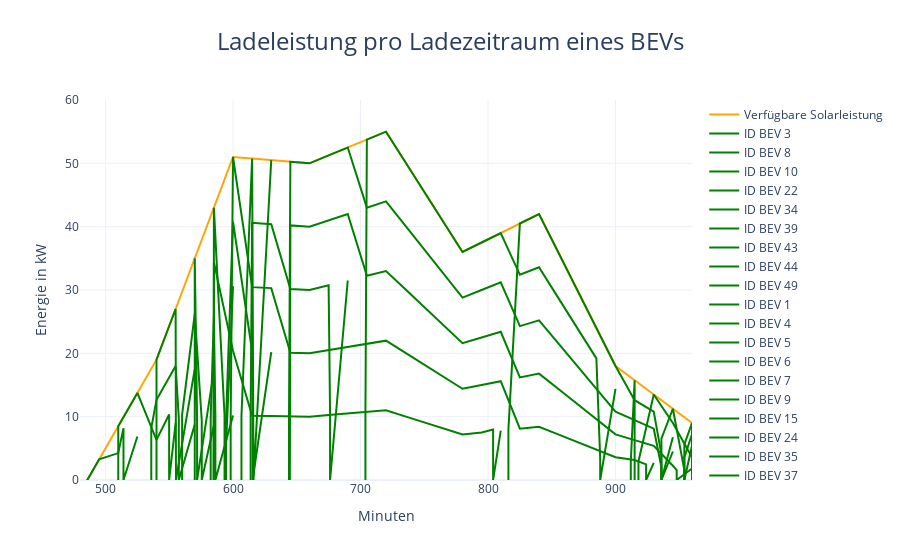

Notebook code cell kept with this figure:
### Code cell
import figureGeneration

figureGeneration.create_charging_power_figure(simulation_day, solarpeakleistung, bev_data, minute_interval)

### Figure 1 — Plotly figure (JSON) as saved in the notebook; plotly's stock layout.template omitted (floating-point values rounded to 4 significant figures)
{"data": [{"line": {"color": "orange"}, "name": "Verfügbare Solarleistung", "type": "scatter", "x": [480, 495, 510, 525, 540, 555, 570, 585, 600, 615, 630, 645, 660, 675, 690, 705, 720, 735, 750, 765, 780, 795, 810, 825, 840, 855, 870, 885, 900, 915, 930, 945, 960], "y": [-2, 3.25, 8.5, 13.75, 19, 27, 35, 43, 51, 50.75, 50.5, 50.25, 50, 51.25, 52.5, 53.75, 55, 50.25, 45.5, 40.75, 36, 37.5, 39, 40.5, 42, 36, 30, 24, 18, 15.75, 13.5, 11.25, 9]}, {"line": {"color": "green"}, "mode": "lines", "name": "ID BEV 3", "type": "scatter", "x": [480, 480, 495, 510, 514.1, 514.1, 525], "y": [0, -2, 3.25, 4.25, 8.19, 0, 6.875]}, {"line": {"color": "green"}, "mode": "lines", "name": "ID BEV 8", "type": "scatter", "x": [510, 510, 525, 540, 549.9, 549.9, 555], "y": [0, 8.5, 13.75, 6.333, 10.33, 0, 9]}, {"line": {"color": "green"}, "mode": "lines", "name": "ID BEV 10", "type": "scatter", "x": [535.9, 535.9, 540, 555, 557.5, 557.5, 570], "y": [0, 8.19, 12.67, 18, 9.75, 0, 8.75]}, {"line": {"color": "green"}, "mode": "lines", "name": "ID BEV 22", "type": "scatter", "x": [540, 540, 555, 555.3, 555.3, 570], "y": [0, 19, 27, 9.75, 0, 17.5]}, {"line": {"color": "green"}, "mode": "lines", "name": "ID BEV 34", "type": "scatter", "x": [560.1, 560.1, 570, 575.5, 575.5, 585], "y": [0, 10.33, 26.25, 9.4, 0, 8.6]}, {"line": {"color": "green"}, "mode": "lines", "name": "ID BEV 39", "type": "scatter", "x": [570, 570, 571.8, 571.8, 585], "y": [0, 35, 9.4, 0, 17.2]}, {"line": {"color": "green"}, "mode": "lines", "name": "ID BEV 43", "type": "scatter", "x": [582.5, 582.5, 585, 586.2, 586.2, 600], "y": [0, 9.75, 25.8, 10.18, 0, 10.2]}, {"line": {"color": "green"}, "mode": "lines", "name": "ID BEV 44", "type": "scatter", "x": [584.7, 584.7, 585, 600, 615, 630, 645, 660, 675, 690, 705, 720, 735, 750, 765, 780, 795, 804, 804, 810], "y": [0, 9.75, 34.4, 20.4, 10.15, 10.1, 10.05, 10, 10.25, 10.5, 10.75, 11, 10.05, 9.1, 8.15, 7.2, 7.5, 7.95, 0, 7.8]}, {"line": {"color": "green"}, "mode": "lines", "name": "ID BEV 49", "type": "scatter", "x": [585, 585, 593.4, 593.4, 600], "y": [0, 43, 10.18, 0, 30.6]}, {"line": {"color": "green"}, "mode": "lines", "name": "ID BEV 1", "type": "scatter", "x": [594.5, 594.5, 600, 615, 615.4, 615.4, 630], "y": [0, 9.4, 40.8, 20.3, 10.08, 0, 20.2]}, {"line": {"color": "green"}, "mode": "lines", "name": "ID BEV 4", "type": "scatter", "x": [598.2, 598.2, 600, 615, 630, 645, 660, 675, 690, 705, 720, 735, 750, 765, 780, 795, 810, 825, 840, 855, 870, 885, 900, 915, 924, 924, 930], "y": [0, 9.4, 51, 30.45, 30.3, 20.1, 20, 20.5, 21, 21.5, 22, 20.1, 18.2, 16.3, 14.4, 15, 15.6, 8.1, 8.4, 7.2, 6, 4.8, 3.6, 3.15, 2.476, 0, 2.7]}, {"line": {"color": "green"}, "mode": "lines", "name": "ID BEV 5", "type": "scatter", "x": [613.8, 613.8, 615, 630, 645, 660, 675, 676.1, 676.1, 690], "y": [0, 10.18, 40.6, 40.4, 30.15, 30, 30.75, 10.62, 0, 31.5]}, {"line": {"color": "green"}, "mode": "lines", "name": "ID BEV 6", "type": "scatter", "x": [606.6, 606.6, 615, 616.1, 616.1, 630], "y": [0, 10.18, 50.75, 10.08, 0, 50.5]}, {"line": {"color": "green"}, "mode": "lines", "name": "ID BEV 7", "type": "scatter", "x": [644.6, 644.6, 645, 660, 675, 690, 705, 720, 735, 750, 765, 780, 795, 810, 825, 840, 855, 870, 885, 900, 915, 930, 945, 948, 948, 960], "y": [0, 10.08, 40.2, 40, 41, 42, 32.25, 33, 30.15, 27.3, 24.45, 21.6, 22.5, 23.4, 16.2, 16.8, 14.4, 12, 9.6, 7.2, 6.3, 5.4, 2.25, 1.576, 0, 1.8]}, {"line": {"color": "green"}, "mode": "lines", "name": "ID BEV 9", "type": "scatter", "x": [643.9, 643.9, 645, 660, 675, 690, 705, 720, 735, 750, 765, 780, 795, 810, 825, 840, 855, 870, 885, 900, 915, 930, 936, 936, 945], "y": [0, 10.08, 50.25, 50, 51.25, 52.5, 43, 44, 40.2, 36.4, 32.6, 28.8, 30, 31.2, 24.3, 25.2, 21.6, 18, 14.4, 10.8, 9.45, 8.1, 2.024, 0, 4.5]}, {"line": {"color": "green"}, "mode": "lines", "name": "ID BEV 15", "type": "scatter", "x": [703.9, 703.9, 705, 720, 735, 750, 765, 780, 795, 810, 825, 840, 855, 870, 885, 888, 888, 900], "y": [0, 10.62, 53.75, 55, 50.25, 45.5, 40.75, 36, 37.5, 39, 32.4, 33.6, 28.8, 24, 19.2, 3.376, 0, 14.4]}, {"line": {"color": "green"}, "mode": "lines", "name": "ID BEV 24", "type": "scatter", "x": [816, 816, 825, 840, 855, 870, 885, 900, 915, 930, 936, 936, 945], "y": [0, 7.95, 40.5, 42, 36, 30, 24, 18, 12.6, 10.8, 4.048, 0, 6.75]}, {"line": {"color": "green"}, "mode": "lines", "name": "ID BEV 35", "type": "scatter", "x": [912, 912, 915, 915], "y": [0, 2.924, 15.75, 0]}, {"line": {"color": "green"}, "mode": "lines", "name": "ID BEV 37", "type": "scatter", "x": [918, 918, 930, 945, 960, 960], "y": [0, 2.924, 13.5, 9, 3.6, 0]}, {"line": {"color": "green"}, "mode": "lines", "name": "ID BEV 13", "type": "scatter", "x": [936, 936, 945, 954, 954, 960], "y": [0, 6.524, 11.25, 1.576, 0, 5.4]}, {"line": {"color": "green"}, "mode": "lines", "name": "ID BEV 19", "type": "scatter", "x": [954, 954, 960, 960], "y": [0, 3.6, 7.2, 0]}, {"line": {"color": "green"}, "mode": "lines", "name": "ID BEV 14", "type": "scatter", "x": [954, 954, 960, 960], "y": [0, 5.624, 9, 0]}, {"line": {"color": "green"}, "mode": "lines", "name": "ID BEV 38", "type": "scatter", "x": [972, 972, 972], "y": [0, 1.576, 0]}, {"line": {"color": "green"}, "mode": "lines", "name": "ID BEV 0", "type": "scatter", "x": [966, 966, 966], "y": [0, 1.576, 0]}], "layout": {"title": {"font": {"size": 24}, "text": "Ladeleistung pro Ladezeitraum eines BEVs", "x": 0.5, "xanchor": "center"}, "xaxis": {"range": [480, 960], "showgrid": true, "title": {"text": "Minuten"}}, "yaxis": {"range": [0, 60], "title": {"text": "Energie in kW"}}}}
